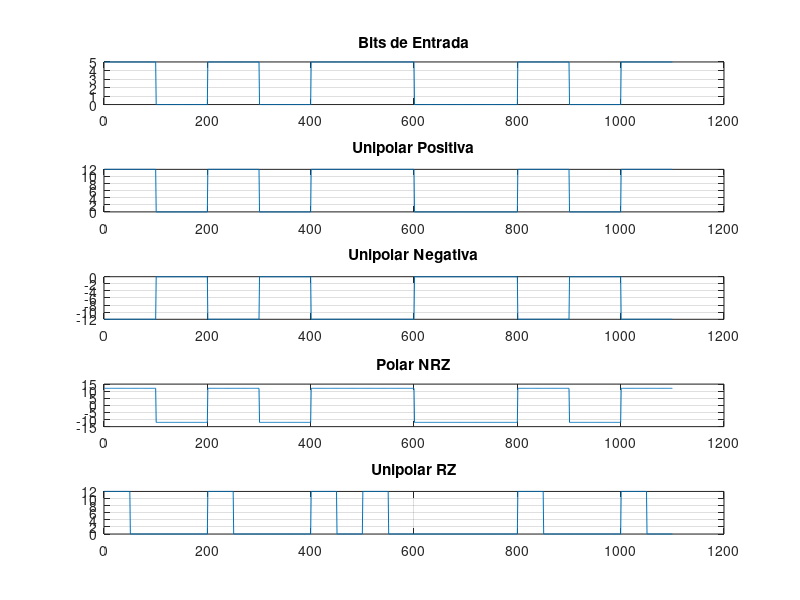

This figure's MATLAB source:
%limpiamos la consola
clc
clear all
close all

%---- DATA IN --
%datos digitales

datos='10101100101';
tb=100;
tb_RZ = tb/2;

regla_bit_alto = 1; %posibles opciones: 1 v 0

% datos NRZ UP positiva
regla_NRZ_UP_alto=1;
A=12;
% datos NRZ UP positiva
regla_NRZ_UN_alto=1;
% datos polar
regla_NRZ_Polar_alto=1;

% datos unipolar RZ
regla_unipolar_RZ_alto=1;

%--- PROCESS ---


%construccion de los datos digitales

cero = zeros(1,tb);
uno = ones(1,tb);

uno_RZ = [ones(1,tb_RZ) zeros(1,tb_RZ)];



cadena = [];
cadenaInversa=[];


cadenaPolar=[];
cadenaPolarInversa=[];

cadena_RZ=[];
cadenaInversa_RZ=[];


for m=1:length(datos)
   
      if (datos(m)=='1')
       cadena = [cadena uno];
       cadenaInversa = [cadenaInversa cero];
       
       cadenaPolar = [cadenaPolar uno];
       cadenaPolarInversa = [cadenaPolarInversa -uno];
       
       cadena_RZ = [cadena_RZ uno_RZ];
       cadenaInversa_RZ = [cadenaInversa_RZ cero];
       
    
       else
       cadena = [cadena cero];
       cadenaInversa = [cadenaInversa uno];
       
       cadenaPolar = [cadenaPolar -uno];
       cadenaPolarInversa = [cadenaPolarInversa uno];
       
       cadena_RZ = [cadena_RZ cero];
       cadenaInversa_RZ = [cadenaInversa_RZ uno_RZ];
       
       
       
      end
      
end


if(regla_bit_alto == 1)
    bitstream = 5*cadena;
else
    bitstream = 5*cadenaInversa;
end
% unipolar positiva
if (regla_NRZ_UP_alto==1)
    NRZ_UP= A*cadena;
else
    NRZ_UP= A*cadenaInversa;
end

% unipolar negativa
if (regla_NRZ_UP_alto==1)
    NRZ_UN= -A*cadena;
else
    NRZ_UN= -A*cadenaInversa;
end

% polar 
if (regla_NRZ_Polar_alto==1)
    NRZ_PO= A*cadenaPolar;
else
    NRZ_PO= A*cadenaPolarInversa;
end


% unipolar RZ
if (regla_unipolar_RZ_alto==1)
    unipolar_RZ = A*cadena_RZ;
else
    unipolar_RZ = A*cadenaInversa_RZ;
end


%--- OUTPUT ---
figure (1)
subplot(5,1,1),plot(bitstream),title('Bits de Entrada'), grid on 

subplot(5,1,2),plot(NRZ_UP),title('Unipolar Positiva'), grid on

subplot(5,1,3),plot(NRZ_UN),title('Unipolar Negativa'), grid on

subplot(5,1,4),plot(NRZ_PO), title('Polar NRZ'),grid on

subplot(5,1,5),plot(unipolar_RZ), title('Unipolar RZ'),grid on